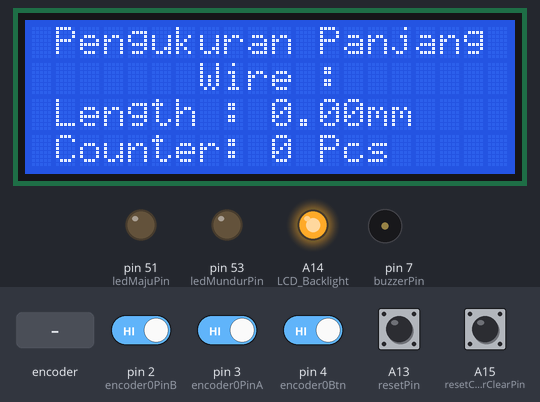
A sketch run on a simulated Arduino Mega 2560, built with avr-gcc and run on an emulated ATmega2560. Shown: 20×4 character LCD, output pins drawn as LEDs (lit = HIGH), buzzer (waves = sounding, pin HIGH). The inputs (shaded band) are chosen by the test bench; at power-on: A13 (resetPin), A15 (resetCounterClearPin), pin 2 (encoder0PinB), pin 3 (encoder0PinA), pin 4 (encoder0Btn) HIGH. What the sketch prints to the serial monitor is not drawn.

Above: at 1.2 s.
1.3 s: A15 (resetCounterClearPin) pulled LOW for 1 s
At 1.56 s:
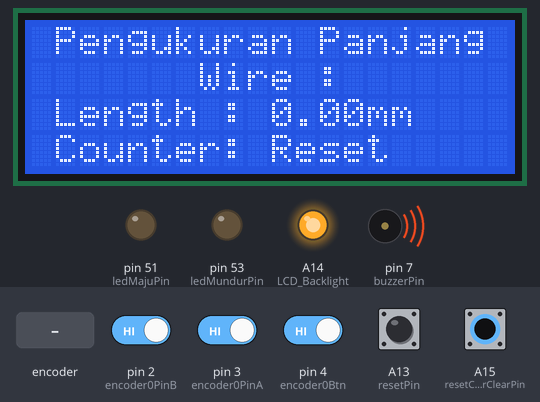
3.8 s: rotary encoder on pin 3 (encoder0PinA) / pin 2 (encoder0PinB) turned 1 step (first pin leading)
At 3.87 s:
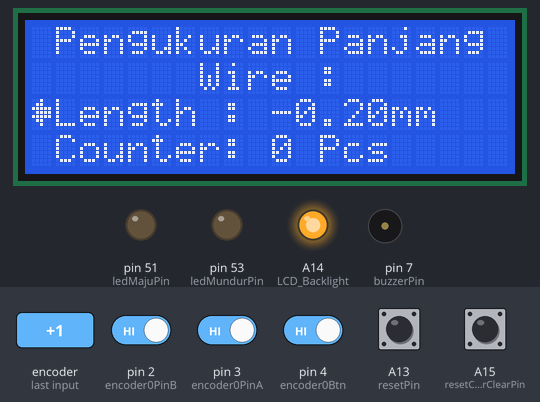
5.5 s: A13 (resetPin) pulled LOW for 3.2 s
At 6.0 s:
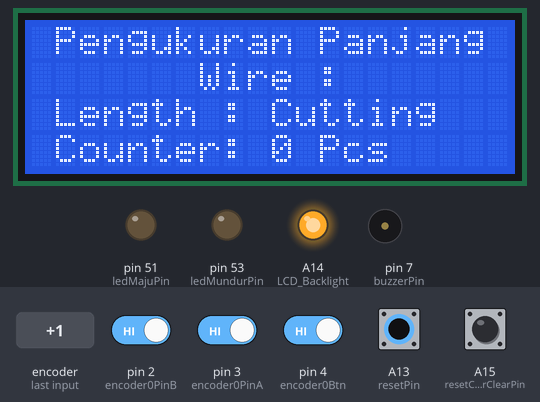
10.2 s: rotary encoder on pin 3 (encoder0PinA) / pin 2 (encoder0PinB) turned 2 steps (second pin leading)
At 10.38 s:
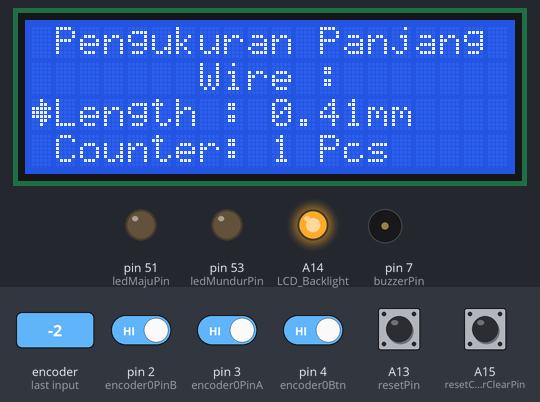
12.1 s: A15 (resetCounterClearPin) pulled LOW for 1 s
At 14.1 s:
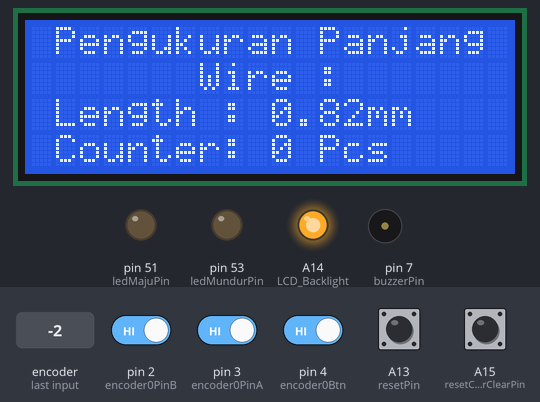
16.1 s: A13 (resetPin) pulled LOW for 1 s
At 17.2 s:
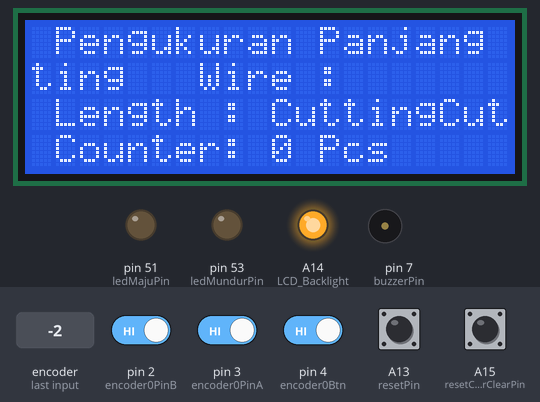
Timing chart, 0 to 19.1 s (numbered marks = the images above; inputs shaded):
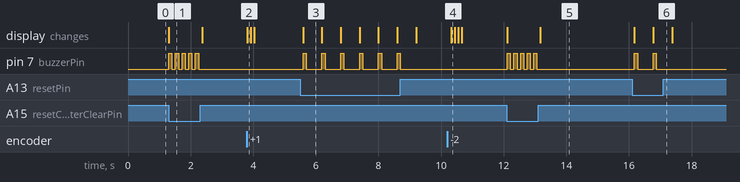

The sketch:

rotay_encoder_sensor_kabel.ino
```cpp
#include <Wire.h>
#include <LiquidCrystal.h>

#define encoder0PinA 3
#define encoder0PinB 2
#define encoder0Btn 4
#define ledMajuPin 51
#define ledMundurPin 53
#define resetPin A13
byte arrowRight[8] = {
  B00100,
  B00110,
  B11111,
  B11110,
  B11111,
  B00110,
  B00100,
  B00000
};

byte arrowLeft[8] = {
  B00100,
  B01100,
  B11111,
  B01111,
  B11111,
  B01100,
  B00100,
  B00000
};
const int rs = 8, en = 9, d4 = 10, d5 = 11, d6 = 12, d7 = 13;
const int LCD_Backlight = A14;
const int resetCounterClearPin = A15;

LiquidCrystal lcd(rs, en, d4, d5, d6, d7);
const float wheelDia = 65.0;
const float singleTick = (wheelDia * PI) / 400;

long encoder0Pos = 0;
float valRotary = 0.0;
float lastValRotary = 0.0;
float totalDistance = 0.0;
int resetCounter = 0;
const int buzzerPin = 7; // Definisikan pin untuk buzzer

const int LED_ON_INTERVAL = 10;  // Interval menyala (dalam singleticks)
const int LED_OFF_INTERVAL = 20; // Interval mati (dalam singleticks)
int onCounter = 0; // Variabel untuk menghitung 3 singletick menyala
int offCounter = 0; // Variabel untuk menghitung 10 singletick mati
bool ledOn = false; // Status LED (true jika menyala, false jika mati)

void setup() {
  lcd.begin(20, 4);
  lcd.createChar(1, arrowRight);
  lcd.createChar(2, arrowLeft);
  pinMode(resetCounterClearPin, INPUT);
  pinMode(buzzerPin, OUTPUT); // Set pin buzzer sebagai output
  digitalWrite(buzzerPin, LOW); // Matikan buzzer pada awalnya

  pinMode(LCD_Backlight, OUTPUT);
  analogWrite(LCD_Backlight, 200);
  Serial.begin(9600);
  pinMode(encoder0PinA, INPUT_PULLUP);
  pinMode(encoder0PinB, INPUT_PULLUP);
  pinMode(encoder0Btn, INPUT_PULLUP);
  pinMode(ledMajuPin, OUTPUT);
  pinMode(ledMundurPin, OUTPUT);
  pinMode(resetPin, INPUT_PULLUP);
  pinMode(resetCounterClearPin, INPUT_PULLUP);
  attachInterrupt(digitalPinToInterrupt(encoder0PinA), doEncoder, CHANGE);
}

void loop() {
  int btn = digitalRead(encoder0Btn);
  Serial.print(btn);
  Serial.print(" ");
  Serial.print(valRotary);

  if (valRotary > lastValRotary) {
    Serial.print("  CW");
  } else if (valRotary < lastValRotary) {
    Serial.print("  CCW");
  } else {
  }

  // Perbarui LED setiap 10 singletick untuk kedua interval menyala dan mati
  if (ledOn) {
    onCounter++;
    if (onCounter >= LED_ON_INTERVAL) {
      onCounter = 0;
      ledOn = false;
      digitalWrite(ledMajuPin, LOW); // Matikan LED merah
      digitalWrite(ledMundurPin, LOW); // Matikan LED biru
    }
  } else {
    offCounter++;
    if (offCounter >= LED_OFF_INTERVAL) {
      offCounter = 0;
      ledOn = true;
      if (valRotary > lastValRotary) {
        digitalWrite(ledMajuPin, HIGH); // Nyalakan LED merah saat gerakan maju
        digitalWrite(ledMundurPin, LOW);
      } else if (valRotary < lastValRotary) {
        digitalWrite(ledMajuPin, LOW);
        digitalWrite(ledMundurPin, HIGH); // Nyalakan LED biru saat gerakan mundur
      } else {
        digitalWrite(ledMajuPin, LOW);
        digitalWrite(ledMundurPin, LOW);
      }
    }
  }

  float distance = valRotary * singleTick;
  totalDistance += distance;
  Serial.print(" Distance: ");
  Serial.print(distance);
  Serial.println(" mm");

  lcd.clear();
  lcd.setCursor(0, 0);
  lcd.print(" Pengukuran Panjang");
  lcd.setCursor(7, 1);
  lcd.print("Wire :");
  lcd.setCursor(1, 2);
  lcd.print("Length : ");
  lcd.print(distance);
  lcd.print("mm");

  lcd.setCursor(0, 2);
  if (valRotary > lastValRotary) {
    lcd.write(byte(1));
  } else if (valRotary < lastValRotary) {
    lcd.write(byte(2));
  } else {
    lcd.print(" ");
  }

  lcd.setCursor(1, 3);
  lcd.print("Counter: ");
  lcd.print(resetCounter);
  lcd.print(" Pcs");

  lcd.setCursor(10, 3);
  if (digitalRead(resetCounterClearPin) == LOW) {
    lcd.print("Reset");
    resetCounter = 0 ;
        // Nyala buzzer ketika tombol dipencet
    digitalWrite(buzzerPin, HIGH);
    delay(100); // Tahan bunyi buzzer selama 100ms
    digitalWrite(buzzerPin, LOW); // Matikan buzzer
  } else {

  }


  lastValRotary = valRotary;
  delay(100);

  checkReset();
}

void checkReset() {
  if (digitalRead(resetPin) == LOW) {
    encoder0Pos = 0;
    valRotary = 0.0;
    lastValRotary = 0.0;
    totalDistance = 0.0;
    resetCounter++;
    lcd.setCursor(10, 2);
    while (digitalRead(resetPin) == LOW) {
      lcd.print("Cutting");
    // Nyala buzzer ketika tombol dipencet
    digitalWrite(buzzerPin, HIGH);
    delay(100); // Tahan bunyi buzzer selama 100ms
    digitalWrite(buzzerPin, LOW); // Matikan buzzer
    delay(500);
    }
  }
}


void doEncoder() {
  if (digitalRead(encoder0PinA) == digitalRead(encoder0PinB)) {
    encoder0Pos++;
  } else {
    encoder0Pos--;
  }
  valRotary = encoder0Pos / 2.5L;
}
```

Measured:
- after the input at 1.3 s, pin 7 (buzzerPin): alternates HIGH for 0.10 s and LOW for 0.11 s, 10 changes in all, then stays LOW, starting at once; the display: changes at once (image 1)
- after the input at 3.8 s, the display: changes at once (image 2)
- after the input at 5.5 s, pin 7 (buzzerPin): alternates HIGH for 0.10 s and LOW for 0.50 s, 12 changes in all, then stays LOW, starting after 0.09 s; the display: changes after 0.09 s (image 3)
- after the input at 10.2 s, the display: changes after 0.13 s (image 4)
- after the input at 12.1 s, pin 7 (buzzerPin): alternates HIGH for 0.10 s and LOW for 0.11 s, 10 changes in all, then stays LOW, starting at once; the display: first changes at once (image 5 shows a later state)
- after the input at 16.1 s, pin 7 (buzzerPin): alternates HIGH for 0.10 s and LOW for 0.50 s, 4 changes in all, then stays LOW, starting after 0.08 s; the display: first changes after 0.08 s (image 6 shows a later state)
- what the display in image 3 shows lasts 0.6 s, from 5.6 s to 6.2 s
